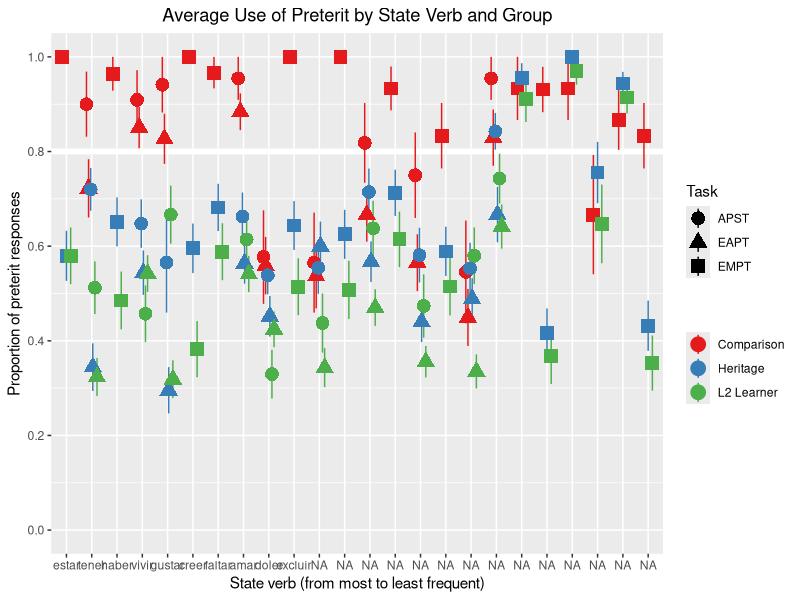
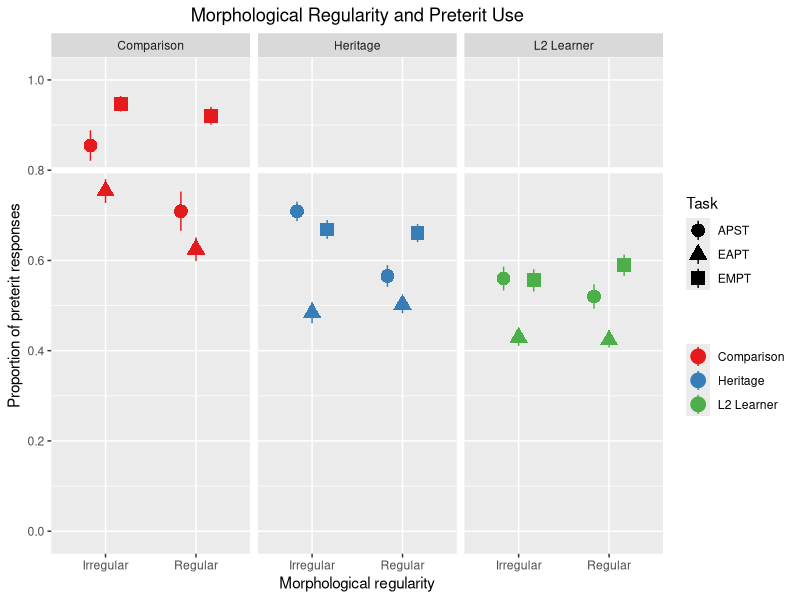
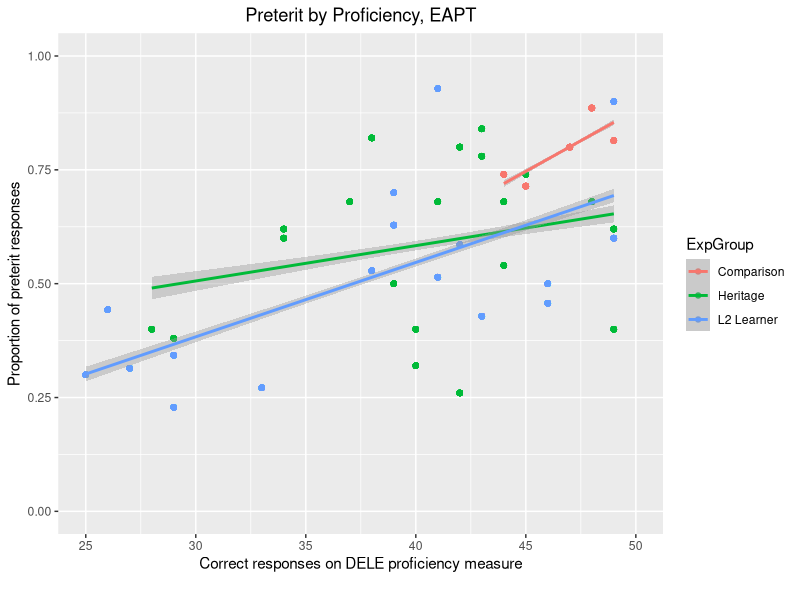
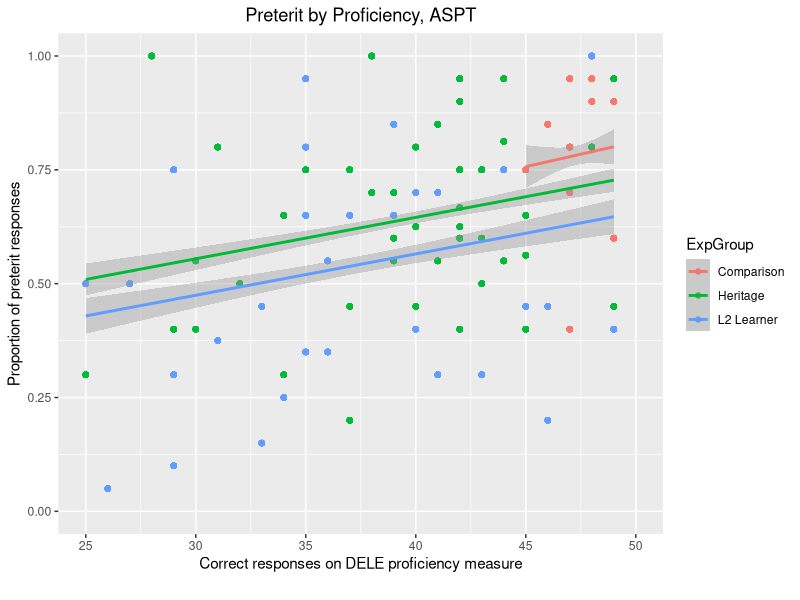
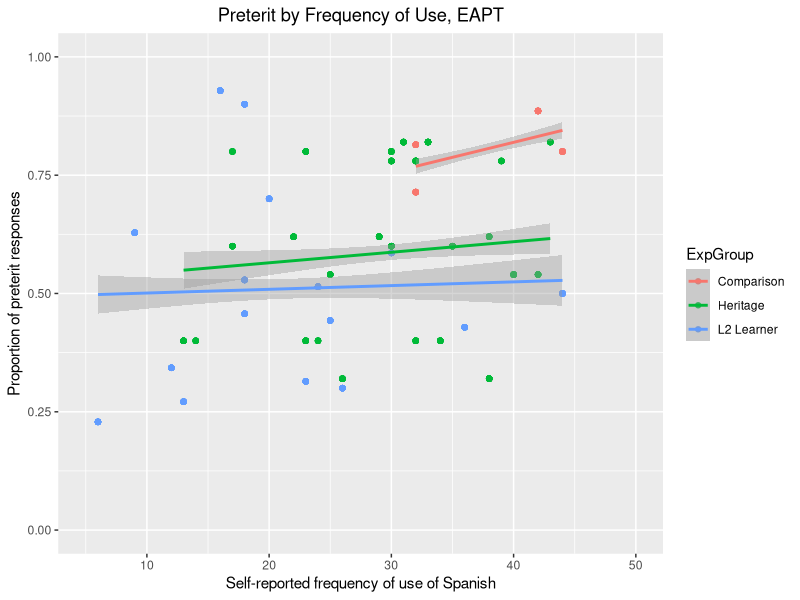
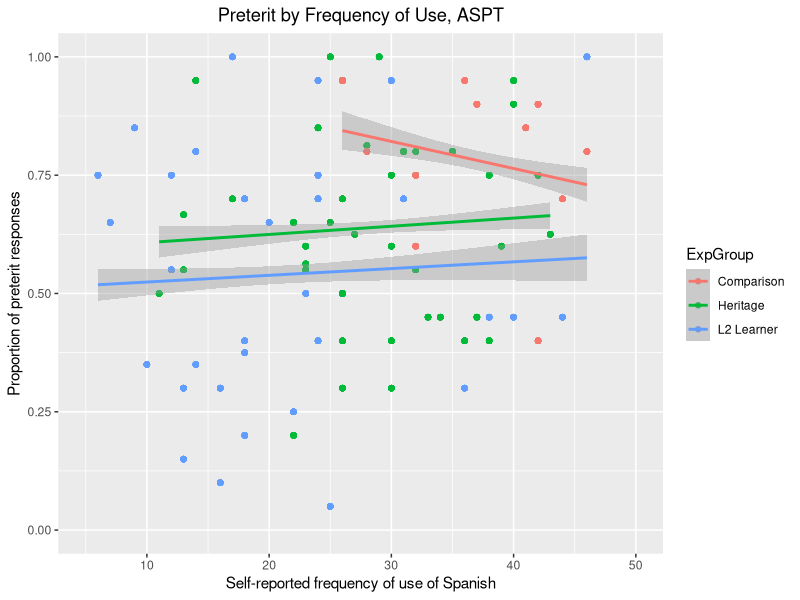
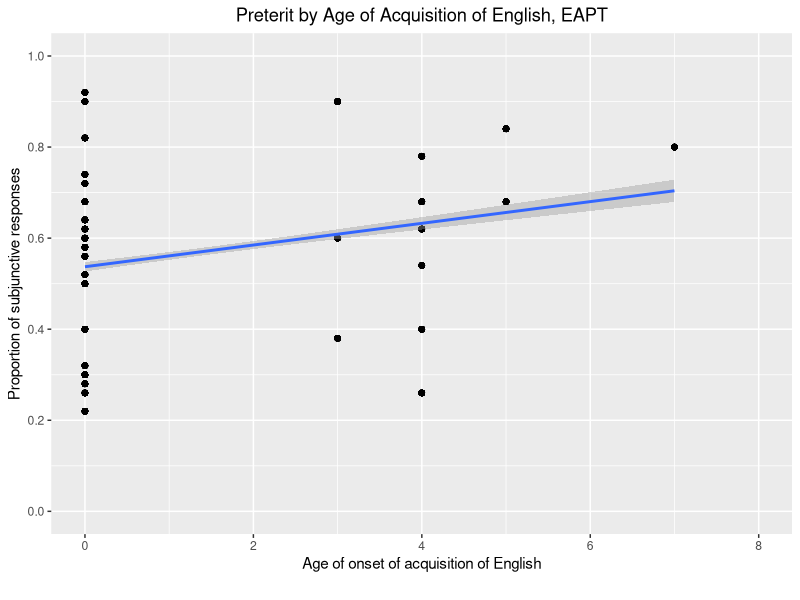
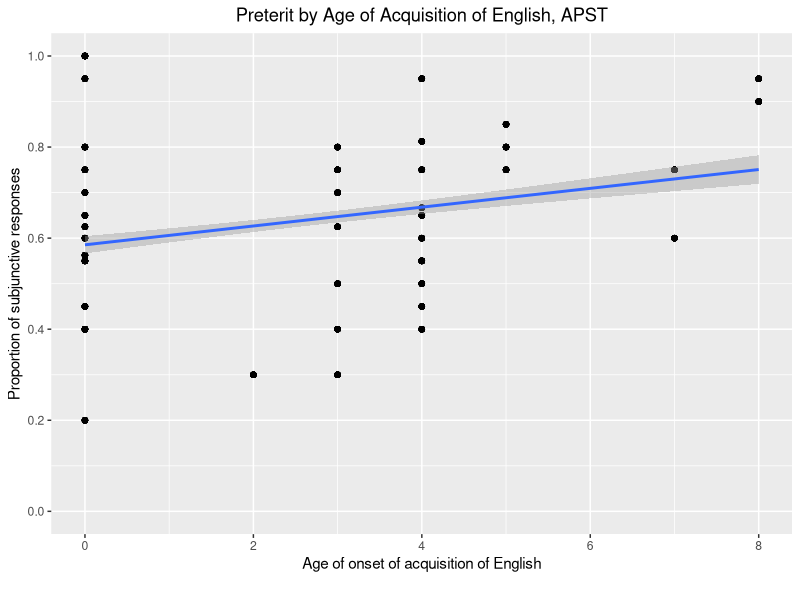

Reproduce these figures in R, in order.
# Packages
library(tidyverse)
library(lme4)
library(dplyr)
library(lmerTest)
library(glmmTMB)
library(emmeans)
library(kableExtra)

options(sciphen = 999)

# Preparation of data
## Load database
L2_EPT = read_csv("./CSV Files/L2 Learners/L2 Learners EPT Preterit Data.csv")
L2_FCT = read_csv("./CSV Files/L2 Learners/L2 Learners FCT Preterit Data.csv")
Heritage_EPT = read_csv("./CSV Files/Heritage/Heritage EPT Preterit Data.csv")
Heritage_FCT = read_csv("./CSV Files/Heritage/Heritage FCT Preterit Data.csv")
Comparison_EPT = read.csv("./CSV Files/Comparison/Comparison EPT Preterit Data.csv")
Comparison_FCT = read.csv("./CSV Files/Comparison/Comparison FCT Preterit Data.csv")


## Create combined datasets
Preterit_EPT = rbind(L2_EPT, Heritage_EPT, Comparison_EPT)
Preterit_FCT = rbind(L2_FCT, Heritage_FCT, Comparison_FCT)
Preterit_Aggregate = rbind(Preterit_EPT, Preterit_FCT)


## Find participant averages
Heritage_EPT_Modified = aggregate(Heritage_EPT$ExpLI, list(Heritage_EPT$Participant_ID), FUN = mean)
Heritage_EPT_Modified = Heritage_EPT_Modified %>% rename(Part_Avg = x)
Heritage_EPT_Modified = left_join(Heritage_EPT, Heritage_EPT_Modified, by = c("Participant_ID" = "Group.1"))

Heritage_FCT_Modified = aggregate(Heritage_FCT$ExpLI, list(Heritage_FCT$Participant_ID), FUN = mean)
Heritage_FCT_Modified = Heritage_FCT_Modified %>% rename(Part_Avg = x)
Heritage_FCT_Modified = left_join(Heritage_FCT, Heritage_FCT_Modified, by = c("Participant_ID" = "Group.1"))

Preterit_EPT_Aggregate = aggregate(Preterit_EPT$ExpLI, list(Preterit_EPT$Participant_ID), FUN = mean)
Preterit_EPT_Aggregate = Preterit_EPT_Aggregate %>% rename(Part_Avg = x)
Preterit_EPT_Aggregate = left_join(Preterit_EPT, Preterit_EPT_Aggregate, by = c("Participant_ID" = "Group.1"))

Preterit_FCT_Aggregate = aggregate(Preterit_FCT$ExpLI, list(Preterit_FCT$Participant_ID), FUN = mean)
Preterit_FCT_Aggregate = Preterit_FCT_Aggregate %>% rename(Part_Avg = x)
Preterit_FCT_Aggregate = left_join(Preterit_FCT, Preterit_FCT_Aggregate, by = c("Participant_ID" = "Group.1"))


# Plots
## Individual lexical items
Preterit_Aggregate %>%
  ggplot(aes(x = MainVerb, y = ExpForm, color = ExpGroup, shape = Task)) + 
  geom_hline(yintercept = 0.8, color = "white", size = 2) +
  stat_summary(fun.data = mean_se,
               geom = "pointrange", size = 1, 
               position = position_dodge(width = 0.5)) + 
  scale_color_brewer(palette = "Set1", name = "") +
  scale_y_continuous(breaks = seq (0, 1, 0.2),
                     limits = c(0, 1)) +
  scale_x_discrete(labels = c("estar", "tener", "haber", "vivir", "gustar", "creer", "faltar", "amar", "doler", "excluir")) +
  labs(x = "State verb (from most to least frequent)", y = "Proportion of preterit responses", color = "Group", 
       title = "Average Use of Preterit by State Verb and Group") +
  theme(plot.title = element_text(hjust = 0.5))


## By morphological regularity and frequency
Preterit_Aggregate %>%
  ggplot(aes(x = Reg_Main, y = ExpLI, color = ExpGroup, shape = Task)) + 
  facet_grid(cols = vars(ExpGroup)) +
  geom_hline(yintercept = 0.8, color = 'white', size = 2) + 
  stat_summary(fun.data = mean_se,
               geom = 'pointrange', size = 1, 
               position = position_dodge(width = 0.5)) + 
  scale_color_brewer(palette = "Set1", name = "") +
  scale_y_continuous(breaks = seq (0, 1, 0.2),
                     limits = c(0, 1)) +
  labs(x = "Morphological regularity", y = "Proportion of preterit responses", color = "Group", 
       title = 'Morphological Regularity and Preterit Use') +
  theme(plot.title = element_text(hjust = 0.5))


## By average accuracy and proficiency
Preterit_EPT_Aggregate %>%
  ggplot(aes(x = DELE, y = Part_Avg, color = ExpGroup)) + 
  geom_point() +
  geom_smooth(method=lm) +
  xlim(c(25,50)) +
  ylim(c(0,1)) +
  labs(x = 'Correct responses on DELE proficiency measure', y = 'Proportion of preterit responses', caption = '', 
       title = 'Preterit by Proficiency, EAPT') +
  theme(plot.title = element_text(hjust = 0.5))

Preterit_FCT_Aggregate %>%
  ggplot(aes(x = DELE, y = Part_Avg, color = ExpGroup)) + 
  geom_point() +
  geom_smooth(method=lm) +
  xlim(c(25,50)) +
  ylim(c(0,1)) +
  labs(x = 'Correct responses on DELE proficiency measure', y = 'Proportion of preterit responses', caption = '', 
       title = 'Preterit by Proficiency, ASPT') +
  theme(plot.title = element_text(hjust = 0.5))


## By average accuracy and use
Preterit_EPT_Aggregate %>%
  ggplot(aes(x = FofA, y = Part_Avg, color = ExpGroup)) + 
  geom_point() +
  geom_smooth(method=lm) +
  xlim(c(5,50)) +
  ylim(c(0,1)) +
  labs(x = 'Self-reported frequency of use of Spanish', y = 'Proportion of preterit responses',
       title = 'Preterit by Frequency of Use, EAPT') +
  theme(plot.title = element_text(hjust = 0.5))

Preterit_FCT_Aggregate %>%
  ggplot(aes(x = FofA, y = Part_Avg, color = ExpGroup)) + 
  geom_point() +
  geom_smooth(method=lm) +
  xlim(c(5,50)) +
  ylim(c(0,1)) +
  labs(x = 'Self-reported frequency of use of Spanish', y = 'Proportion of preterit responses',
       title = 'Preterit by Frequency of Use, ASPT') +
  theme(plot.title = element_text(hjust = 0.5))

# By age of acquisition of English
Heritage_EPT_Modified %>%
  ggplot(aes(x = AoA_ENG, y = Part_Avg)) + 
  geom_point() +
  geom_smooth(method = lm) +
  xlim(c(0,8)) +
  scale_y_continuous(breaks = seq (0, 1, 0.2),
                     limits = c(0, 1)) +
  labs(x = 'Age of onset of acquisition of English', y = 'Proportion of subjunctive responses', caption = '', 
       title = 'Preterit by Age of Acquisition of English, EAPT') +
  theme(plot.title = element_text(hjust = 0.5))

Heritage_FCT_Modified %>%
  ggplot(aes(x = AoA_ENG, y = Part_Avg)) + 
  geom_point() +
  geom_smooth(method = lm) +
  xlim(c(0,8)) +
  scale_y_continuous(breaks = seq (0, 1, 0.2),
                     limits = c(0, 1)) +
  labs(x = 'Age of onset of acquisition of English', y = 'Proportion of subjunctive responses', caption = '', 
       title = 'Preterit by Age of Acquisition of English, APST') +
  theme(plot.title = element_text(hjust = 0.5))
